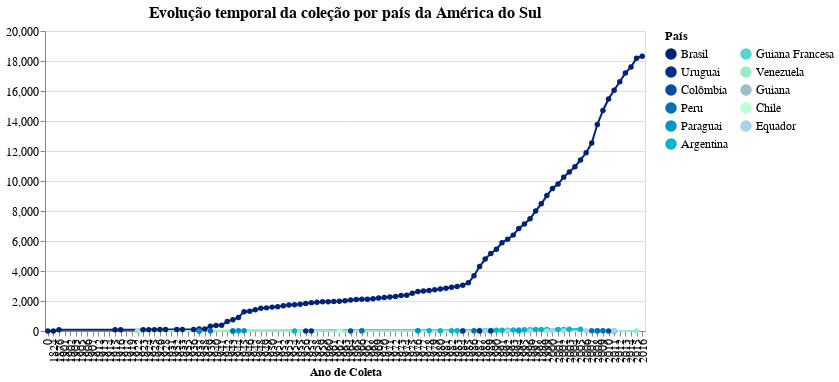

Here is the notebook cell this chart was saved with:
### Markdown cell above
<br>

### Chart: only South America countries

### Code cell
select_country = alt.selection_multi(fields=['pais'], bind='legend')

g1 = alt.Chart(teste[teste['continente'] == 'América do Sul'], 
               title='Evolução temporal da coleção por país da América do Sul',
width=600).mark_line(point=True).encode(
    x= alt.X('ano_coleta', type="ordinal", title='Ano de Coleta',
            scale= alt.Scale(domain=list(sorted(teste['ano_coleta'].unique())))),
    y= alt.Y('cumulative_sum', title='', 
             sort=alt.EncodingSortField('counts', op="count", order='descending'),
            scale= alt.Scale(domain=[0,20000])),
    color= alt.Color('pais:N', title='País',
                     legend= alt.Legend(columns=2),
                     scale= alt.Scale(domain=list(cores_AS.keys()), range=list(cores_AS.values()))),
    tooltip= alt.Tooltip(['pais','ano_coleta','counts']),
#     opacity= alt.condition(select_country, alt.value(1), alt.value(0))
).add_selection(select_country).transform_filter(select_country)

g1 = g1.configure_title(fontSize=16).configure_axis(
    labelFontSize=12,
    titleFontSize=12
).configure_legend(
    labelFontSize=12,
    titleFontSize=12
)

# g1.save('./graphs/cumCounts/time-spacial/evolucao_por_país-AmericaDoSul.html')

g1

### Figure 1 — Vega-Lite specification as saved in the notebook (floating-point values rounded to 4 significant figures; data arrays with more than 128 entries replaced by an {"elided": "..."} marker saying what was removed)
{"config": {"view": {"continuousWidth": 400, "continuousHeight": 300}, "axis": {"labelFontSize": 12, "titleFontSize": 12}, "legend": {"labelFontSize": 12, "titleFontSize": 12}, "title": {"fontSize": 16}}, "data": {"name": "data-771a4ece2b2a49877f012aa1e62d549b"}, "mark": {"type": "line", "point": true}, "encoding": {"color": {"type": "nominal", "field": "pais", "legend": {"columns": 2}, "scale": {"domain": ["Brasil", "Uruguai", "Colômbia", "Peru", "Paraguai", "Argentina", "Guiana Francesa", "Venezuela", "Guiana", "Chile", "Equador"], "range": ["#00237a", "#002e8b", "#004da4", "#0071ba", "#0096c9", "#00b8cc", "#57d5c9", "#94efc6", "#9ebdcb", "#bbffd4", "#a6d2eb"]}, "title": "País"}, "tooltip": [{"type": "nominal", "field": "pais"}, {"type": "quantitative", "field": "ano_coleta"}, {"type": "quantitative", "field": "counts"}], "x": {"type": "ordinal", "field": "ano_coleta", "scale": {"domain": [0.0, 1824.0, 1876.0, 1901.0, 1902.0, 1903.0, 1905.0, 1906.0, 1907.0, 1912.0, 1913.0, 1914.0, 1915.0, 1916.0, 1917.0, 1919.0, 1922.0, 1923.0, 1924.0, 1925.0, 1926.0, 1928.0, 1931.0, 1932.0, 1933.0, 1935.0, 1936.0, 1937.0, 1938.0, 1939.0, 1940.0, 1941.0, 1942.0, 1943.0, 1944.0, 1945.0, 1946.0, 1947.0, 1948.0, 1949.0, 1950.0, 1951.0, 1952.0, 1953.0, 1954.0, 1955.0, 1956.0, 1957.0, 1958.0, 1959.0, 1960.0, 1961.0, 1962.0, 1963.0, 1964.0, 1965.0, 1966.0, 1967.0, 1968.0, 1969.0, 1970.0, 1971.0, 1972.0, 1973.0, 1974.0, 1975.0, 1976.0, 1977.0, 1978.0, 1979.0, 1980.0, 1981.0, 1982.0, 1983.0, 1984.0, 1985.0, 1986.0, 1987.0, 1988.0, 1989.0, 1990.0, 1991.0, 1992.0, 1993.0, 1994.0, 1995.0, 1996.0, 1997.0, 1998.0, 1999.0, 2000.0, 2001.0, 2002.0, 2003.0, 2004.0, 2005.0, 2006.0, 2007.0, 2008.0, 2009.0, 2010.0, 2011.0, 2012.0, 2013.0, 2014.0, 2015.0, 2016.0]}, "title": "Ano de Coleta"}, "y": {"type": "quantitative", "field": "cumulative_sum", "scale": {"domain": [0, 20000]}, "sort": {"field": "counts", "op": "count", "order": "descending"}, "title": ""}}, "selection": {"selector022": {"type": "multi", "fields": ["pais"], "bind": "legend"}}, "title": "Evolução temporal da coleção por país da América do Sul", "transform": [{"filter": {"selection": "selector022"}}], "width": 600, "$schema": "https://vega.github.io/schema/vega-lite/v4.8.1.json", "datasets": {"data-771a4ece2b2a49877f012aa1e62d549b": {"elided": "161 records"}}}
